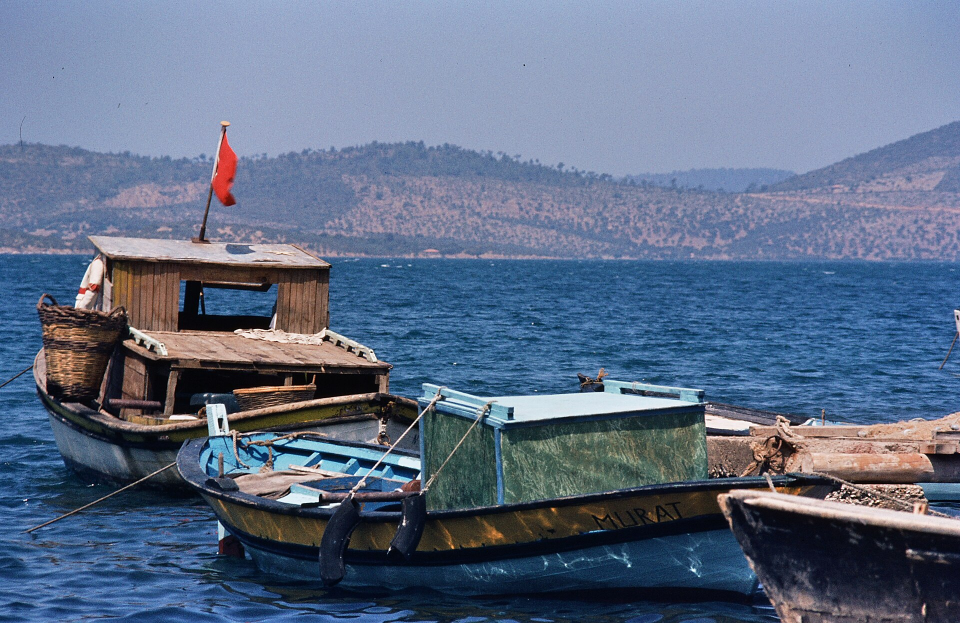
#> input picture episodes/uluburun-kulakli-biskuvi/img/arka_1.jpg, 1920 x 1246 px, found by its file name (shown at 1/2 size)
$ python gorsel.py
#> lines starting #> are read from the running program, lines starting #| are printed output that depends on the picture
"""Piri Reis haritası görselleri: arka plan + iki kanıt (Commons). Çalıştır: python episodes/piri-reis-haritasi-1929/gorsel.py

Ham dosyalar img/kaynak/ altında (tools/commons.py indir ile iner; betik indirmez):
arka_1.jpg      : 'Topkapı Library of Ahmed III Interior general view in 2006 16 1206.jpg' (Dosseman, CC BY-SA 4.0) -> img/arka.jpg
kolomb_piombo.jpg: 'Portrait of a Man, Said to be Christopher Columbus.jpg' (Sebastiano del Piombo 1519, Met 437645;
                  {{PD-Art|PD-old-auto-expired}} + {{cc-zero}}) -> img/kanit_1.jpg
piri_1513.jpg   : 'Piri reis world map 01.jpg' (Piri Reis 1513; {{PD-Art|PD-old-auto-expired}}) -> img/kanit_2.jpg (son kare:
                  haritanın üst yarısı: Antiller, İber ve Batı Afrika kıyısı)
Not: 'Piri Reis - Oval World Map - Google Art Project.jpg' 1513 haritası DEĞİL, Walters W.658 fol. 41a (17. yy kopya Kitab-ı Bahriye).
"""
from pathlib import Path

import numpy as np
from PIL import Image, ImageEnhance, ImageFilter

D = Path(__file__).parent / "img"
K = D / "kaynak"


def olc(im):
    a = np.asarray(im.convert("HSV")).astype(float) / 255
    return round(float(np.asarray(im.convert("L")).mean()), 1), round(float(a[..., 1].mean()), 3)


def laplas(im, blur=0.0):
    """wojak/denetim.py arka_plan_olcu ile aynı: 720 ölçeği, üst şerit + iki yan şerit (kenar Laplace varyansı)."""
    if blur:
        im = im.filter(ImageFilter.GaussianBlur(blur))
    g = np.asarray(im.resize((720, 720), Image.LANCZOS).convert("L"), dtype=float)
    lap = lambda a: (a[:-2, 1:-1] + a[2:, 1:-1] + a[1:-1, :-2] + a[1:-1, 2:] - 4 * a[1:-1, 1:-1]).var()
    return round(float(np.mean([lap(g[:150]), lap(g[:, :150]), lap(g[:, 570:])])), 1)


def arka():
    # 1920x1275 ham; kare kırpım sütunun solunda biter (yarım sütun yok), sol: kapı + sedir, sağ: kapı + hasır
    im = Image.open(K / "arka_1.jpg").convert("RGB").crop((0, 190, 1085, 1275)).resize((1080, 1080), Image.LANCZOS)
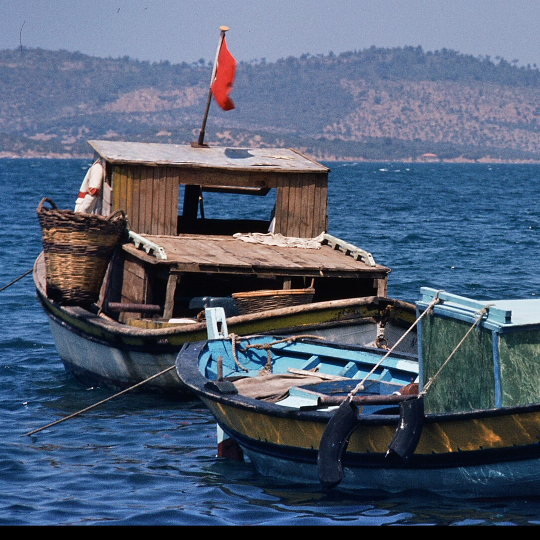
#> im: PIL image 1080x1080 RGB (shown at 1/2 size); mean R, G, B 81.9, 94.8, 116.1
    im = ImageEnhance.Brightness(im).enhance(1.10)   # tur 1 SHOULD: 1,16 pencereleri patlatıyordu (1,05 tüm karede 107 veriyordu)
    im = ImageEnhance.Color(im).enhance(1.12)        # tur 1 SHOULD: üst bölge doygunluğu 0,10 -> ~0,12
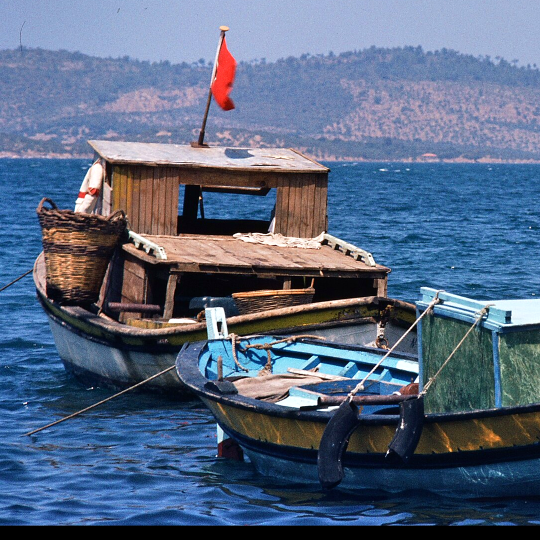
#> im: PIL image 1080x1080 RGB (shown at 1/2 size); mean R, G, B 87.6, 103.5, 129.7
    im.save(D / "arka.jpg", quality=92)
    print("arka", olc(im), "Laplace blur'suz", laplas(im), "blur 2.5:", laplas(im, 2.5), "blur 2.7:", laplas(im, 2.7))
#> in olc, `a = np.asarray(im.convert("HSV")).astype(float) / 255`:
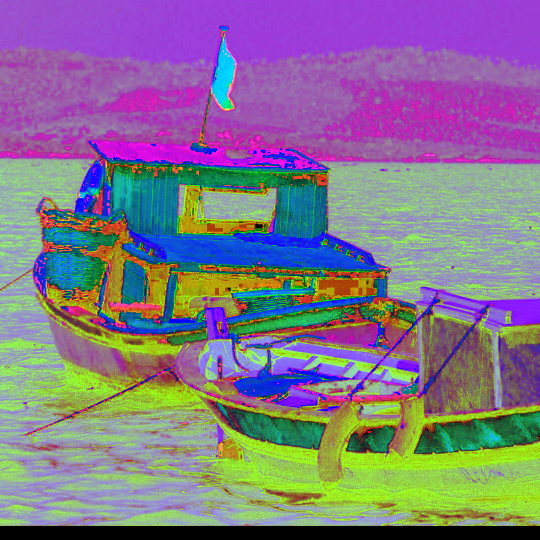
#> a: shape (1080, 1080, 3) float64 (shown at 1/2 size); mean R, G, B 0.511, 0.462, 0.539
#> in laplas, `g = np.asarray(im.resize((720, 720), Image.LANCZOS).convert("L"), dtyp..`:
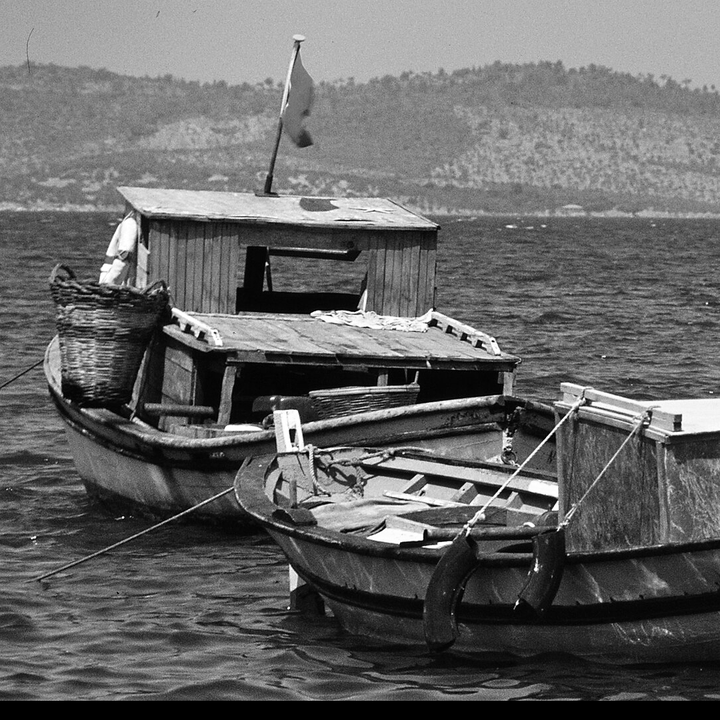
#> g: shape (720, 720) float64; min 0, max 255, mean 101.8
#> call 2 of laplas, with blur = 2.5
#> in laplas (call 2), `im = im.filter(ImageFilter.GaussianBlur(blur))`:
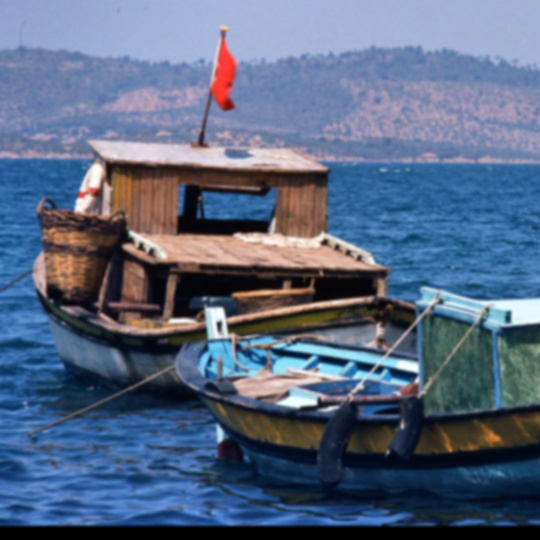
#> im: PIL image 1080x1080 RGB (shown at 1/2 size); mean R, G, B 87.6, 103.5, 129.7
#> in laplas (call 2), `g = np.asarray(im.resize((720, 720), Image.LANCZOS).convert("L"), dtyp..`:
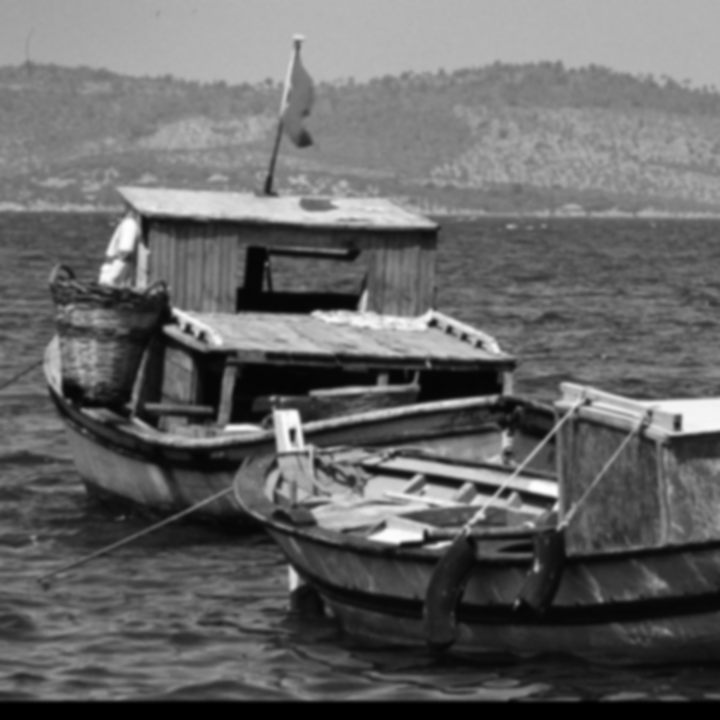
#> g: shape (720, 720) float64; min 0, max 253, mean 101.8
#| arka (101.8, 0.462) Laplace blur'suz 1104.1 blur 2.5: 11.4 blur 2.7: 9.2


def kanit_1():
    # Sebastiano del Piombo, 'Portrait of a Man, Said to be Christopher Columbus' (1519, Met 437645; PD-Art + CC0).
    # Yatay kırpım: üstteki Latince yazıt (Kolomb'u adıyla anar), baş, göğüs ve el. Ham 1280x1549.
#> (the run stopped early here; a loop or call above may not have finished)

$ run again, with episodes/uluburun-kulakli-biskuvi/img/kanit1_c.jpg copied over episodes/uluburun-kulakli-biskuvi/img/arka_1.jpg
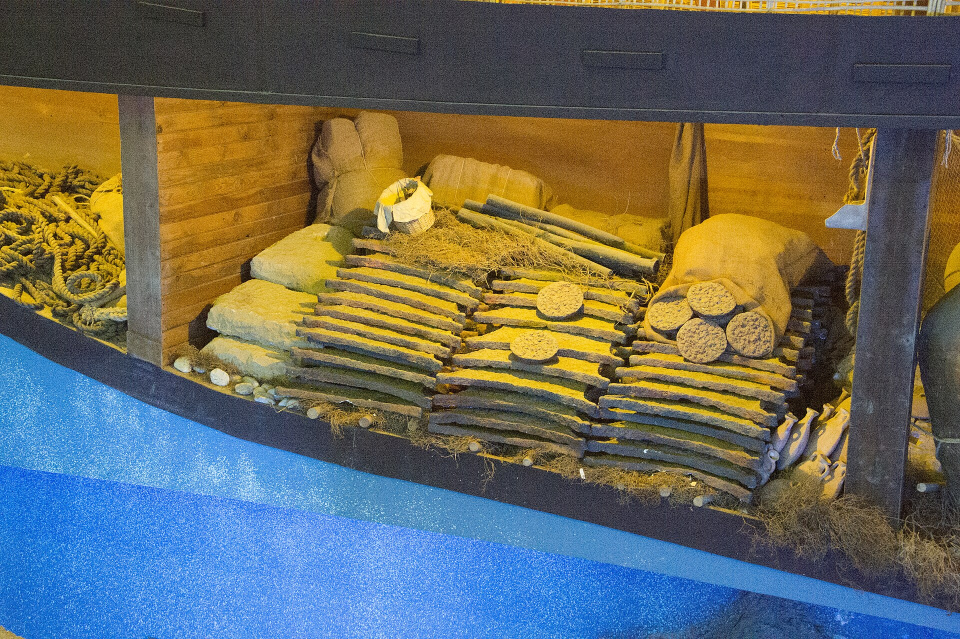
#> input picture episodes/uluburun-kulakli-biskuvi/img/kanit1_c.jpg, 1920 x 1278 px, found by its file name (shown at 1/2 size)
#> in laplas (call 2), `im = im.filter(ImageFilter.GaussianBlur(blur))`:
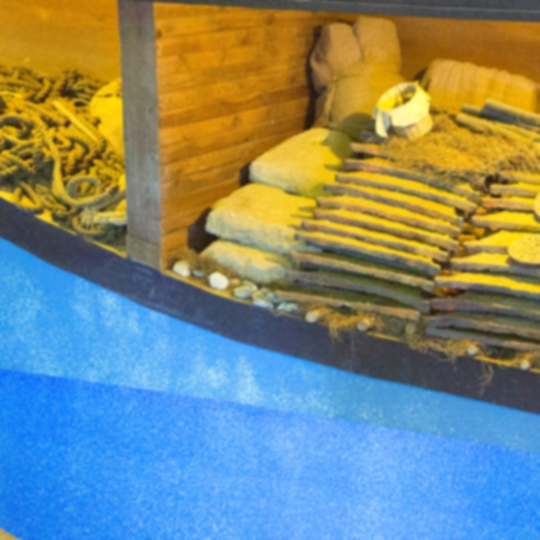
#> im: PIL image 1080x1080 RGB (shown at 1/2 size); mean R, G, B 125.7, 137.6, 123.1
#> in laplas (call 2), `g = np.asarray(im.resize((720, 720), Image.LANCZOS).convert("L"), dtyp..`:
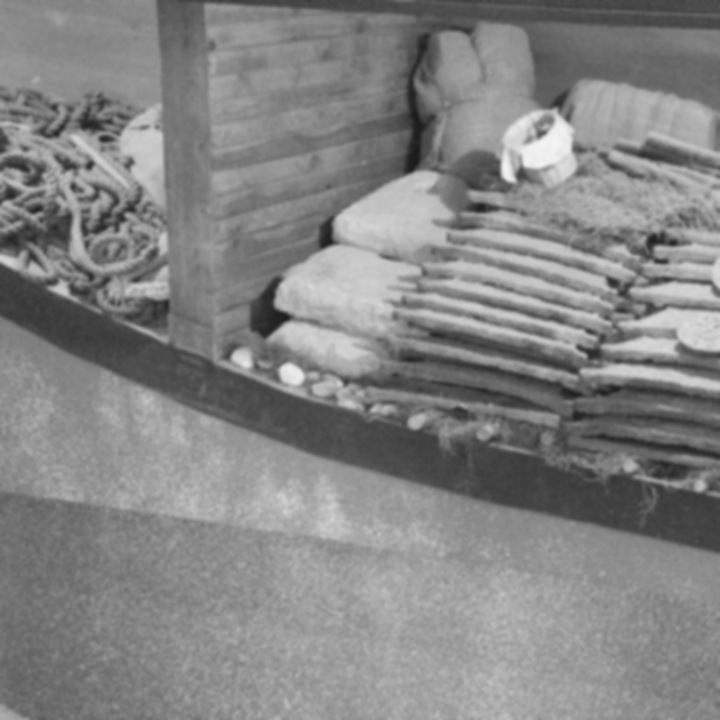
#> g: shape (720, 720) float64; min 27, max 244, mean 132.4
#| arka (132.4, 0.652) Laplace blur'suz 5266.5 blur 2.5: 13.6 blur 2.7: 10.9

$ run again, with episodes/uluburun-kulakli-biskuvi/img/son_a.jpg copied over episodes/uluburun-kulakli-biskuvi/img/arka_1.jpg
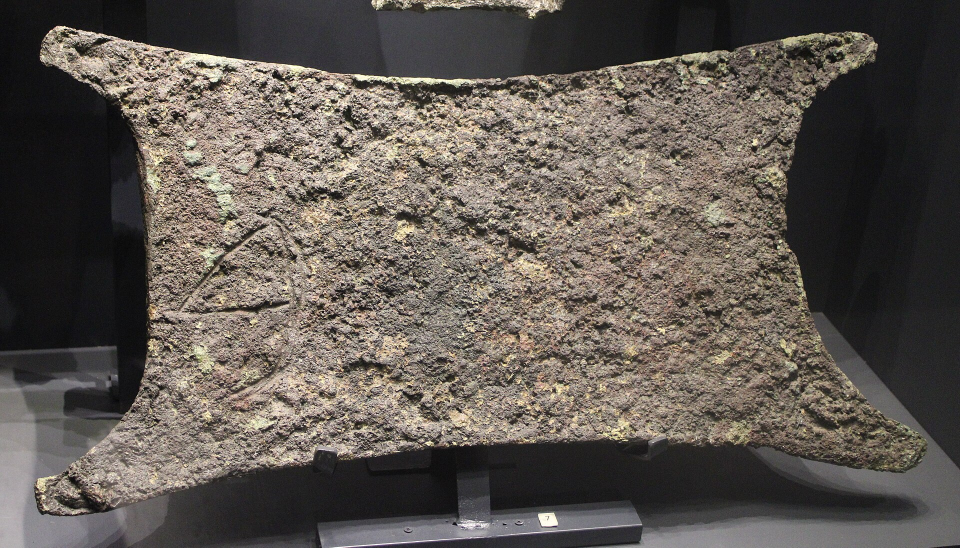
#> input picture episodes/uluburun-kulakli-biskuvi/img/son_a.jpg, 1920 x 1095 px, found by its file name (shown at 1/2 size)
#> in olc, `a = np.asarray(im.convert("HSV")).astype(float) / 255`:
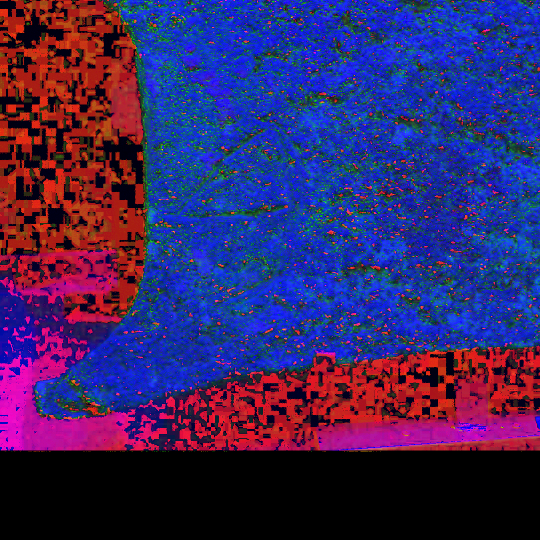
#> a: shape (1080, 1080, 3) float64 (shown at 1/2 size); mean R, G, B 0.217, 0.145, 0.39
#> in laplas (call 2), `g = np.asarray(im.resize((720, 720), Image.LANCZOS).convert("L"), dtyp..`:
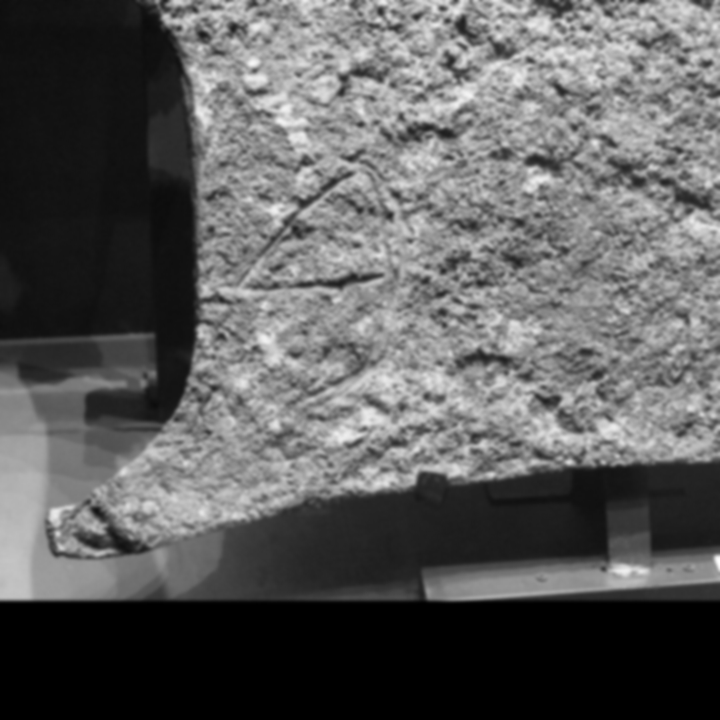
#> g: shape (720, 720) float64; min 0, max 255, mean 92.5
#| arka (92.5, 0.145) Laplace blur'suz 9147.5 blur 2.5: 28.7 blur 2.7: 21.7
